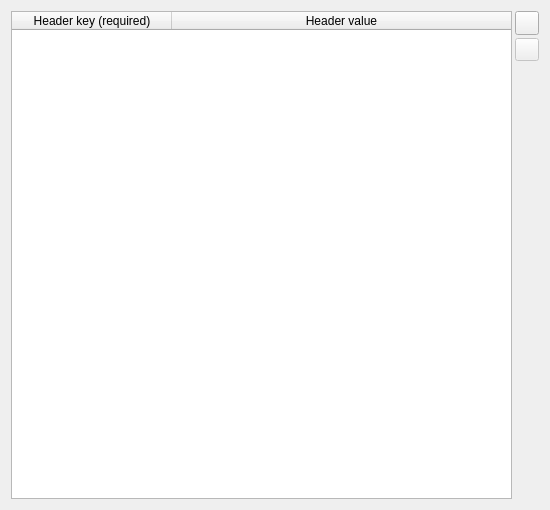
<?xml version="1.0" encoding="UTF-8"?>
<ui version="4.0">
 <class>QgsAuthApiHeaderEdit</class>
 <widget class="QWidget" name="QgsAuthApiHeaderEdit">
  <property name="geometry">
   <rect>
    <x>0</x>
    <y>0</y>
    <width>550</width>
    <height>510</height>
   </rect>
  </property>
  <layout class="QGridLayout" name="gridLayout">
   <item row="0" column="0">
    <widget class="QScrollArea" name="scrollArea">
     <property name="frameShape">
      <enum>QFrame::NoFrame</enum>
     </property>
     <property name="frameShadow">
      <enum>QFrame::Plain</enum>
     </property>
     <property name="lineWidth">
      <number>0</number>
     </property>
     <property name="widgetResizable">
      <bool>true</bool>
     </property>
     <widget class="QWidget" name="scrollAreaWidgetContents">
      <property name="geometry">
       <rect>
        <x>0</x>
        <y>0</y>
        <width>532</width>
        <height>492</height>
       </rect>
      </property>
      <layout class="QGridLayout" name="gridLayout_2">
       <property name="leftMargin">
        <number>0</number>
       </property>
       <property name="topMargin">
        <number>0</number>
       </property>
       <property name="rightMargin">
        <number>0</number>
       </property>
       <property name="bottomMargin">
        <number>0</number>
       </property>
       <property name="spacing">
        <number>0</number>
       </property>
       <item row="0" column="0">
        <layout class="QHBoxLayout" name="horizontalLayout">
         <property name="spacing">
          <number>3</number>
         </property>
         <item>
          <widget class="QTableWidget" name="tblwdgHeaderPairs">
           <property name="minimumSize">
            <size>
             <width>0</width>
             <height>0</height>
            </size>
           </property>
           <property name="editTriggers">
            <set>QAbstractItemView::AllEditTriggers</set>
           </property>
           <property name="tabKeyNavigation">
            <bool>true</bool>
           </property>
           <property name="dragEnabled">
            <bool>true</bool>
           </property>
           <property name="dragDropOverwriteMode">
            <bool>true</bool>
           </property>
           <property name="dragDropMode">
            <enum>QAbstractItemView::DragOnly</enum>
           </property>
           <property name="alternatingRowColors">
            <bool>true</bool>
           </property>
           <property name="selectionMode">
            <enum>QAbstractItemView::SingleSelection</enum>
           </property>
           <property name="sortingEnabled">
            <bool>true</bool>
           </property>
           <property name="wordWrap">
            <bool>false</bool>
           </property>
           <property name="cornerButtonEnabled">
            <bool>true</bool>
           </property>
           <attribute name="horizontalHeaderMinimumSectionSize">
            <number>120</number>
           </attribute>
           <attribute name="horizontalHeaderDefaultSectionSize">
            <number>160</number>
           </attribute>
           <attribute name="horizontalHeaderShowSortIndicator" stdset="0">
            <bool>true</bool>
           </attribute>
           <attribute name="horizontalHeaderStretchLastSection">
            <bool>true</bool>
           </attribute>
           <attribute name="verticalHeaderVisible">
            <bool>false</bool>
           </attribute>
           <column>
            <property name="text">
             <string>Header key (required)</string>
            </property>
           </column>
           <column>
            <property name="text">
             <string>Header value</string>
            </property>
           </column>
          </widget>
         </item>
         <item>
          <layout class="QVBoxLayout" name="verticalLayout" stretch="0,0,0">
           <property name="spacing">
            <number>3</number>
           </property>
           <item>
            <widget class="QToolButton" name="btnAddHeaderPair">
             <property name="minimumSize">
              <size>
               <width>24</width>
               <height>24</height>
              </size>
             </property>
             <property name="font">
              <font>
               <weight>75</weight>
               <bold>true</bold>
              </font>
             </property>
             <property name="icon">
              <iconset>
               <normaloff>:/images/themes/default/symbologyAdd.svg</normaloff>:/images/themes/default/symbologyAdd.svg</iconset>
             </property>
            </widget>
           </item>
           <item>
            <widget class="QToolButton" name="btnRemoveHeaderPair">
             <property name="enabled">
              <bool>false</bool>
             </property>
             <property name="minimumSize">
              <size>
               <width>24</width>
               <height>0</height>
              </size>
             </property>
             <property name="font">
              <font>
               <weight>75</weight>
               <bold>true</bold>
              </font>
             </property>
             <property name="icon">
              <iconset>
               <normaloff>:/images/themes/default/symbologyRemove.svg</normaloff>:/images/themes/default/symbologyRemove.svg</iconset>
             </property>
            </widget>
           </item>
           <item>
            <spacer name="verticalSpacer">
             <property name="orientation">
              <enum>Qt::Vertical</enum>
             </property>
             <property name="sizeHint" stdset="0">
              <size>
               <width>20</width>
               <height>0</height>
              </size>
             </property>
            </spacer>
           </item>
          </layout>
         </item>
        </layout>
       </item>
      </layout>
     </widget>
    </widget>
   </item>
  </layout>
 </widget>
 <resources/>
 <connections/>
</ui>
